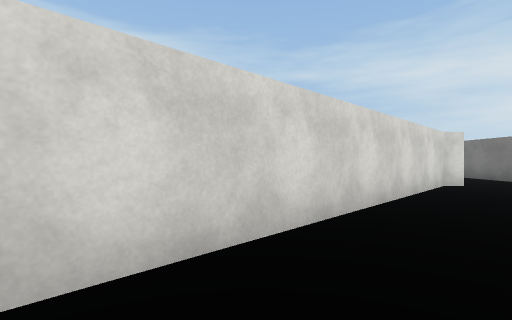
view 1 (above)

15 first-person views from a walk through a Unity game level. The camera is 1.2 m above the floor, looks level and sees 85° across. The floor is counted in squares, 2 m on a side. Each view is taken from the middle of a square. On the plan, view 1 faces up. The plan holds only what a view shows up to about 9 squares ahead; the rest is blank. The place goes on beyond the plan. Surface patterns are stand-ins for the level's own textures.

view 2
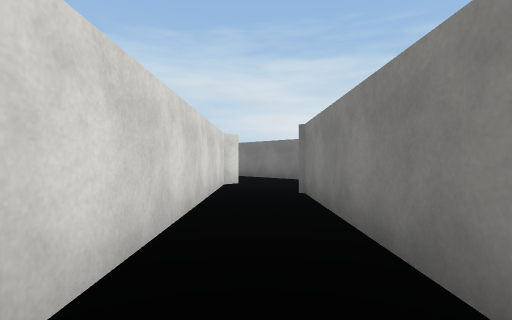

view 3
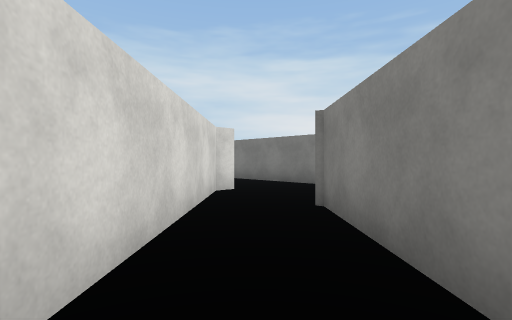

view 4
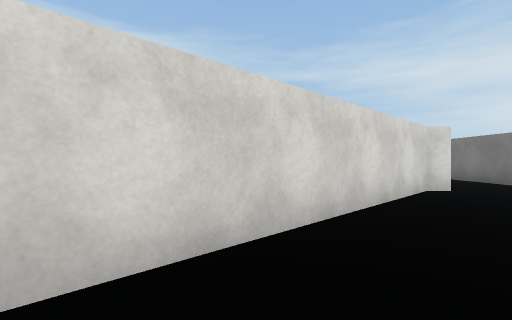

view 5
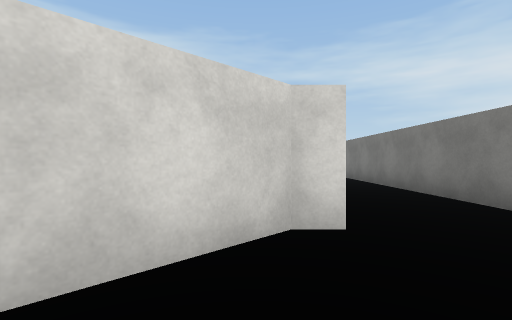

view 6
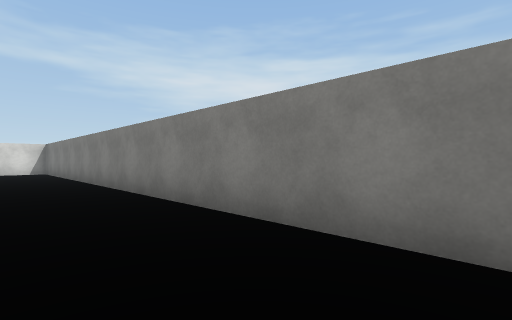

view 7
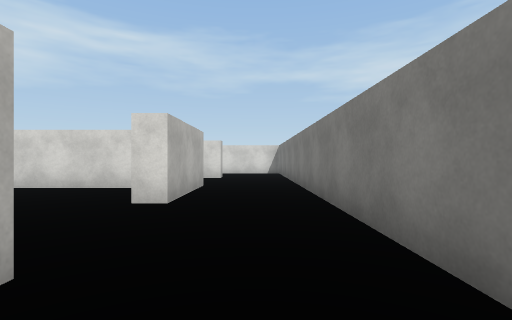

view 8
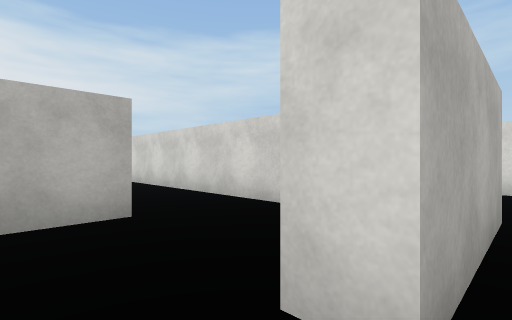

view 9
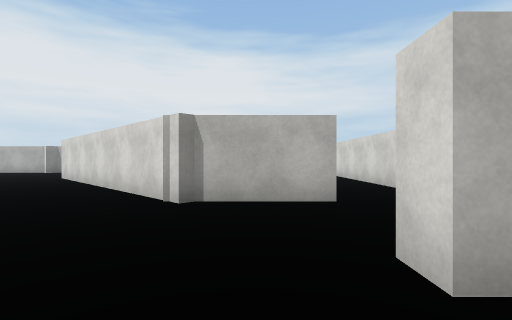

view 10
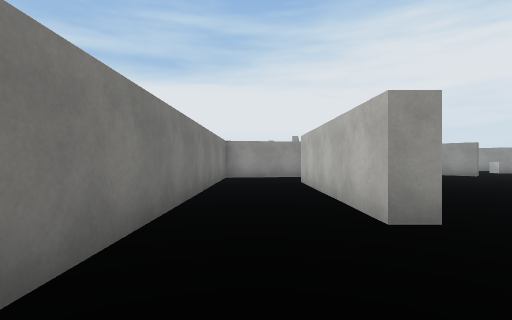

view 11
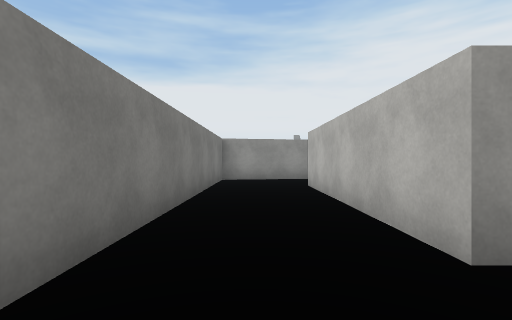

view 12
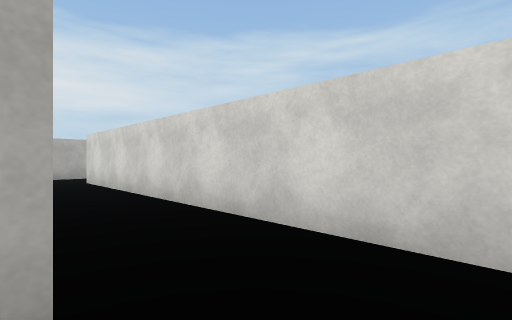

view 13
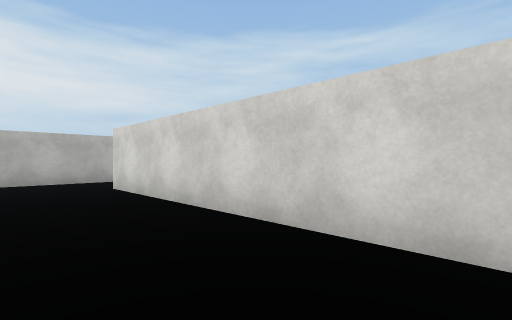

view 14
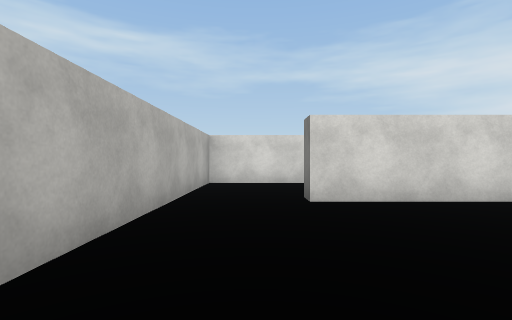

view 15
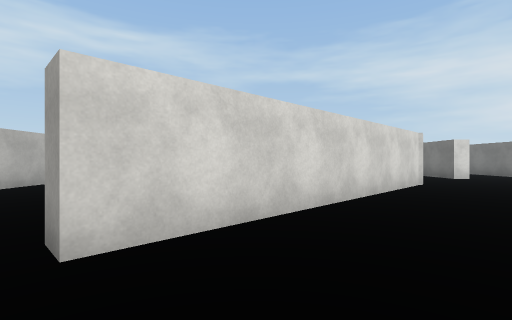

### Floor plan
Key: @ floor where view 1 was taken; # wall or solid block; . floor; / step, stairs or slope; v drop or lower ground.
Columns run from 7 left of view 1 to 7 right of it. Each row starts with its distance up from view 1.
 19 /..         ..#
 18 /..         ..#
 17 /           ..#
 16 /.##########..#
 15 /..........#..#
 14 /..     .#.#..#
 13 /        #....#
 12 /.      ##..  #
 11 /.     ##..#..#
 10 /.    ##... ..#
  9      ##.... ..#
  8    .##....  ..#
  7    .#....   ..#
  6     ..... ##..#
  5     .....##...#
  4         ##./  v
  3        ##./
  2       ##.//
  1       #.//
  0        @

Where each view was taken, in squares from view 1:
view 1: 0 up, 0 right, facing up
view 2: 1 up, 0 right, facing up-right
view 3: 2 up, 1 right, facing up-right
view 4: 1 up, 1 right, facing up
view 5: 4 up, 4 right, facing up
view 6: 8 up, 5 right, facing up-right
view 7: 10 up, 6 right, facing up
view 8: 13 up, 5 right, facing up-left
view 9: 13 up, 6 right, facing left
view 10: 14 up, 6 right, facing down
view 11: 13 up, 6 right, facing down
view 12: 14 up, 3 right, facing up-left
view 13: 14 up, 1 right, facing up-left
view 14: 12 up, 6 left, facing up
view 15: 5 up, 2 left, facing up
